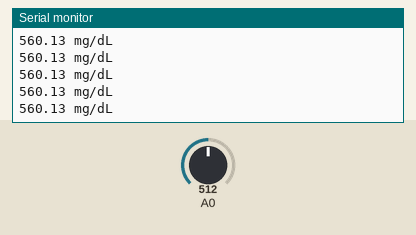
The sketch below on a simulated Arduino Uno, built with avr-gcc and run on an emulated ATmega328P. On the bench: the last lines printed to the serial monitor. The test bench sets the inputs (shaded band); at power-on: A0 = 512.

Above: at 1.2 s.
1.3 s: A0 set to 716
At 1.31 s:
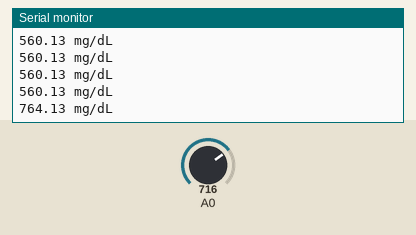
2.8 s: A0 set to 900
At 2.82 s:
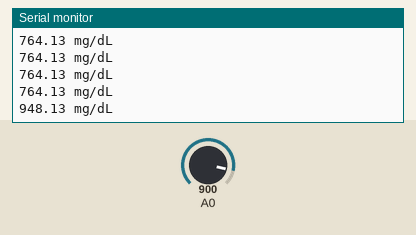
Timing chart, 0 to 5.8 s (numbered marks = the images above; inputs shaded):
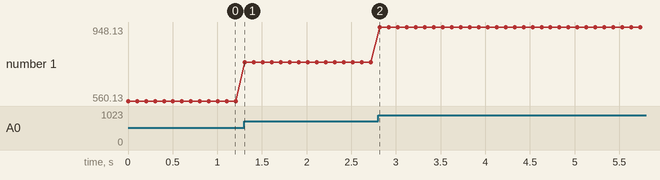

Measured:
- after the input at 1.3 s, the serial monitor: prints a new line at once (image 1)
- after the input at 2.8 s, the serial monitor: prints a new line at once (image 2)
- plotted number 1: 560.13 → 764.13 after the input at 1.3 s, 764.13 → 948.13 after the input at 2.8 s

The sketch:

GlucoseSensor.ino
```cpp
#include <Wire.h>

#define touchpin 6


void setup() {

Serial.begin(9600);

pinMode(A0,INPUT);


}

void loop() {


  int val = analogRead(A0);
  float val1 = val+20.31/2.3+20+19.3;
//  float k1 = (((val*0.003226)-1.65)*922.23-107)*0.0522;
//  float kalibrasi = (k1 - 1022.1)/0.0967;
 Serial.print(val1);
 Serial.println(" mg/dL");
 delay(100);
  // put your main code here, to run repeatedly:

}
```
